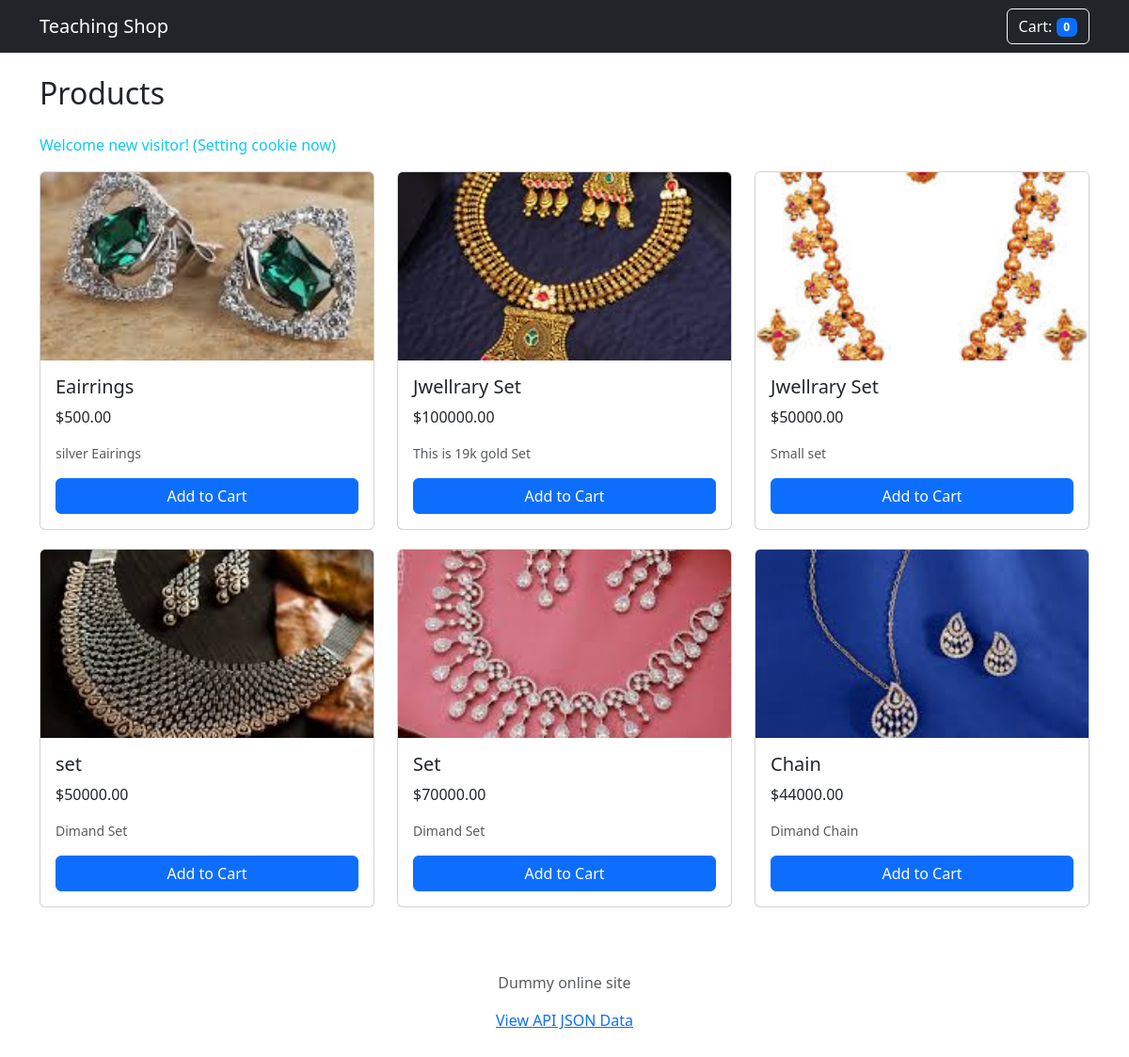
The page / on the database its author committed.
### store/models.py (models this page shows, shortened)
class Product(models.Model):
    name = models.CharField(max_length=200)
    description = models.TextField(blank=True)
    price = models.DecimalField(max_digits=10, decimal_places=2)
    image = models.ImageField(upload_to='products/', blank=True, null=True)

### store/views.py (the view)
# urls.py: path('', views.product_list, name='product_list'),
def product_list(request):
    products = Product.objects.all()
    response = render(request, 'product_list.html', {'products': products})
    if 'visited_store_before' not in request.COOKIES:
        response.set_cookie('visited_store_before', 'true', max_age=3600) # Expires in 1 hour
        print("Setting first-visit cookie!")
    return response

### store/context_processors.py (called while the page is built)
def cart_processor(request):
    cart = request.session.get('cart', {})
    count = sum(cart.values())
    return {'cart_count': count}

### store/templates/product_list.html
{% extends 'base.html' %}
{% block content %}
<h2 class="mb-4">Products</h2>
{% if request.COOKIES.visited_store_before %}
    <p class="text-success">Welcome back! (Cookie detected)</p>
{% else %}
    <p class="text-info">Welcome new visitor! (Setting cookie now)</p>
{% endif %}
<div class="row">
    {% for product in products %}
    <div class="col-md-4 product-card">
        <div class="card h-100">
            {% if product.image %}
            <img src="{{ product.image.url }}" class="card-img-top product-img" alt="{{ product.name }}">
            {% else %}
            <img src="https://via.placeholder.com/200" class="card-img-top product-img" alt="placeholder">
            {% endif %}
            <div class="card-body">
                <h5 class="card-title">{{ product.name }}</h5>
                <p class="card-text">${{ product.price }}</p>
                <p class="card-text text-muted small">{{ product.description|truncatewords:10 }}</p>
                <a href="{% url 'add_to_cart' product.id %}" class="btn btn-primary w-100">Add to Cart</a>
            </div>
        </div>
    </div>
    {% endfor %}
</div>
{% endblock %}

### store/templates/base.html (shortened to what this page needs)
<!DOCTYPE html>
<html lang="en">
<head>
    <link href="https://cdn.jsdelivr.net/npm/bootstrap@5.3.0/dist/css/bootstrap.min.css" rel="stylesheet">
</head>
<body>
    <nav class="navbar navbar-expand-lg navbar-dark bg-dark mb-4">
        <div class="container">
            <a class="navbar-brand" href="{% url 'product_list' %}">Teaching Shop</a>
            <div class="ms-auto">
                <a href="{% url 'view_cart' %}" class="btn btn-outline-light">
                    Cart: <span class="badge bg-primary">{{ cart_count }}</span>
                </a>
            </div>
        </div>
    </nav>
    <div class="container">
        {% block content %}{% endblock %}
    </div>
    <footer class="text-center mt-4 py-4 text-muted">
        <p>Dummy online site</p>
         <p><a href="/api/products/">View API JSON Data</a></p>
    </footer>
</body>
</html>

### store/templates/base.html (style rules this page uses)
.product-card { margin-bottom: 20px; }
.product-img { height: 200px; object-fit: cover; }

### rows shown on the page
Product: image (picture), name "Eairrings", price "500.00", description "silver Eairings"
Product: image (picture), name "Jwellrary Set", price "100000.00", description "This is 19k gold Set"
Product: image (picture), name "Jwellrary Set", price "50000.00", description "Small set"
Product: image (picture), name "set", price "50000.00", description "Dimand Set"
Product: image (picture), name "Set", price "70000.00", description "Dimand Set"
Product: image (picture), name "Chain", price "44000.00", description "Dimand Chain"

### other values the page prints
{{ cart_count }} "0"
